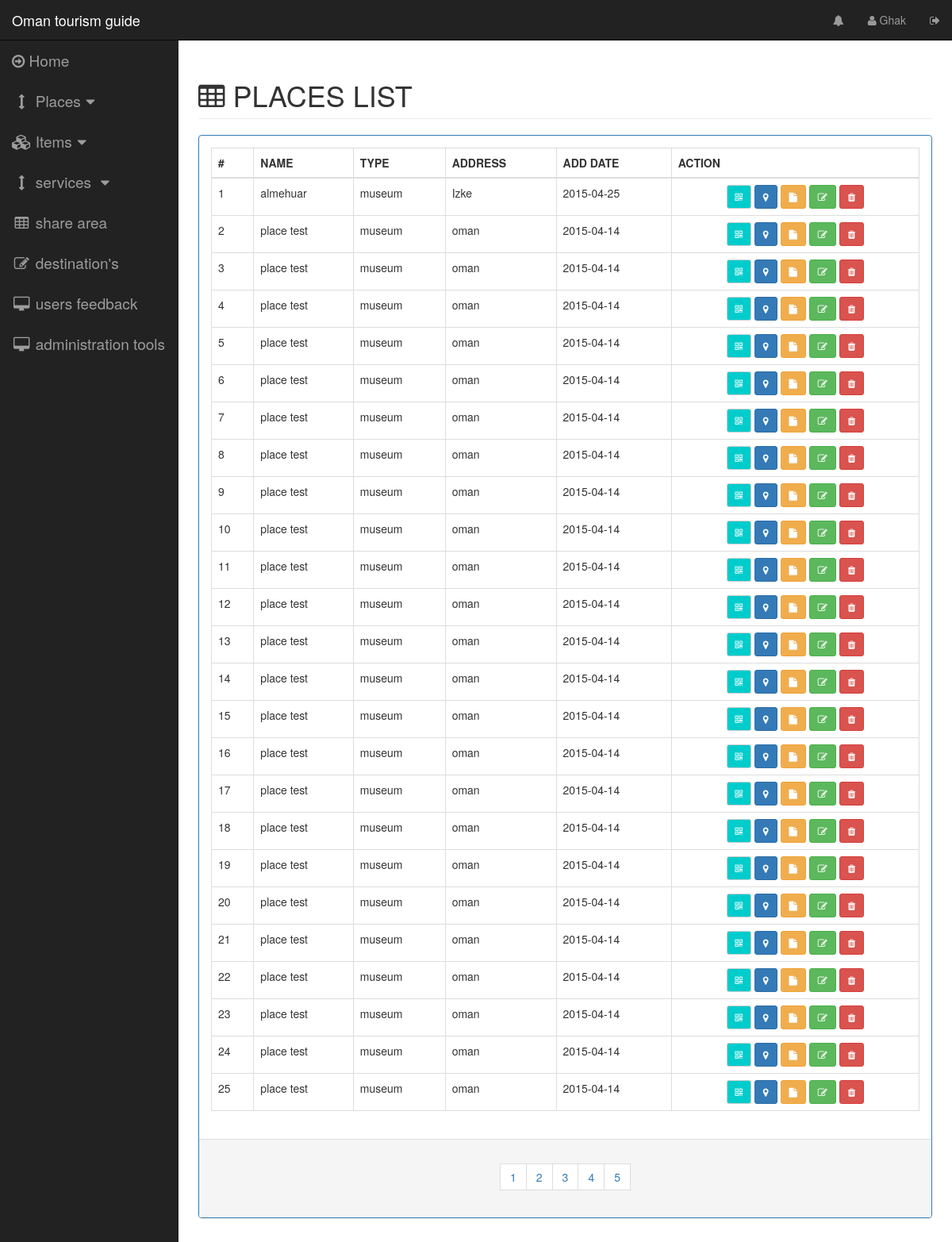
The page /pages/placeslist.php (signed in) on the database its author committed.
### tables this page shows
CREATE TABLE IF NOT EXISTS `place` (
`place_id` int(11) NOT NULL,
  `place_type` int(11) NOT NULL,
  `place_name` varchar(45) NOT NULL,
  `address` varchar(132) DEFAULT NULL,
  `place_location_lat` float DEFAULT NULL,
  `place_location_lng` float DEFAULT NULL,
  `place_admin_creator` int(11) NOT NULL,
  `view` int(1) NOT NULL DEFAULT '1',
  `description` text NOT NULL,
  `create_date` timestamp NOT NULL DEFAULT CURRENT_TIMESTAMP,
  `last_update` timestamp NOT NULL DEFAULT CURRENT_TIMESTAMP
);

CREATE TABLE IF NOT EXISTS `place_type` (
`place_id` int(11) NOT NULL,
  `place_name` varchar(45) NOT NULL
);

### server/dboperation.php (called while the page is built, shortened)
<?php
class dboperation {
    public static function placeTotalCount() {
        try {
            $dbh = new PDO("mysql:host=" . DB_HOST . ";dbname=" . DB_NAME . "", DB_USERNAME, DB_PASSWORD, array(PDO::MYSQL_ATTR_INIT_COMMAND => "SET NAMES 'utf8'"));
            $sql = 'SELECT count(*) as count FROM place WHERE 1';
            foreach ($dbh->query($sql) as $row) {
                $count = $row['count'];
            }
            return $count;
        } catch (PDOException $e) {
            echo $e->getMessage();
        }
    }
    public static function getPlacesList($selectfrom = 1, $selectamount = 25) {
        $response = array("status" => "false", "data" => "");
        try {
            $dbh = new PDO("mysql:host=" . DB_HOST . ";dbname=" . DB_NAME . "", DB_USERNAME, DB_PASSWORD, array(PDO::MYSQL_ATTR_INIT_COMMAND => "SET NAMES 'utf8'"));
            $dbh->setAttribute(PDO::ATTR_ERRMODE, PDO::ERRMODE_EXCEPTION);
            $stmt = $dbh->prepare('SELECT
                                    place.place_id,
                                    place_type.place_name AS placetype,
                                    place.address,
                                    place.view,
                                    place.place_location_lat,
                                    place.place_location_lng,
                                    place.description,
                                    DATE(place.create_date) AS adddate,
                                    place.place_name,
                                    place.place_type
                                  FROM place
                                    INNER JOIN place_type
                                      ON place.place_type = place_type.place_id
                      ORDER BY place.create_date DESC
                      LIMIT ' . $selectfrom . ' , ' . $selectamount . '');
            $stmt->execute();
            $result = $stmt->fetchAll();
            $response = array("status" => "false", "data" => "");
            $place = array("id" => "",
                "placetype" => "",
                "name" => "",
                "view" => "",
                "locationlat" => "",
                "desc" => "",
                "locationlang" => "",
                "createdate" => "",
                "placetypeid" => "",
                "address" => "");
            $data = array();
            foreach ($result as $row) {
                $place["id"] = $row['place_id'];
                $place["type"] = $row['placetype'];
                $place["placetypeid"] = $row['place_type'];
                $place["name"] = $row['place_name'];
                $place["view"] = $row['view'];
                $place["address"] = $row['address'];
                $place["locationlat"] = $row['place_location_lat'];
                $place["locationlang"] = $row['place_location_lng'];
                $place["creatdate"] = $row['adddate'];
                $place["desc"] = $row['description'];
                array_push($data, $place);
            }
            $response['data'] = $data;
            $response["status"] = "true";
        } catch (PDOException $e) {
            $response["data"] = $e->getMessage();
            $response["status"] = "false";
            echo $e->getMessage();
        } finally {
            return json_encode($response);
        }
    }
}

### controlpages/placeslist.php (the view)
<div class="row">
    <div class="col-lg-12">
        <h1 class="page-header" style="text-transform: uppercase"><span class="fa fa-table"></span>&nbsp;places list</h1>
    </div>
</div>
<div class="row">
    <div class="col-lg-12 col-md-12">
        <div class="panel panel-primary">
            <div class="panel-body">
                <table id="places-list-table" class="table table-bordered table-hover">
                    <thead>
                        <tr>
                            <th>#</th>
                            <th>NAME</th>
                            <th>TYPE</th>
                            <th>ADDRESS</th>
                            <th>ADD DATE</th>
                            <th>ACTION</th>
                        </tr>
                    </thead>
                    <tbody >
                        <?php
                        $selectamount = 25;
                        $placelist = json_decode(dboperation::getPlacesList(0, $selectamount));
                        $num = 1;
                        foreach ($placelist->data as $key => $object) {
                            ?>
                        <tr id="place_list_tr_<?php echo $num; ?>">
                                <td><?php echo $num; ?></td>
                                <td><?php echo $object->name ?></td>
                                <td><?php echo $object->type ?></td>
                                <td><?php echo $object->address ?></td>
                                <td><?php echo $object->creatdate ?></td>
                                <td>
                        <center>
                            <?php
                            $desc = str_replace("'", "\'", $object->desc);
                            ?>
                            <span data-toggle="modal" data-target="#qr_modal" onclick="PlaceOperations.setPlaceQrModal('<?php echo $object->id ?>',  '<?php echo $object->name?>')" title="QR" class="qr-button btn btn-sm btn-default"><i class="fa fa-qrcode"></i></span>
                            <span data-toggle="modal" data-target="#map_modal" onclick="PlaceOperations.setmapplacelocation('<?php echo $object->locationlat ?>', '<?php echo $object->locationlang ?>')"title="open on the map" class="btn btn-sm btn-primary"><i class="fa fa-map-marker"></i></span>
                            <span onclick="PlaceOperations.setplacedesc('<?php echo $desc;?>')" data-toggle="modal" data-target="#place_desc_modal" title="descrption" class="btn btn-sm btn-warning "><i class="fa fa-file"></i></span>
                            <span onclick="PlaceOperations.setupdateplacemodelforminfo(
                                        '<?php echo $object->id; ?>',
                                        '<?php echo $object->placetypeid; ?>',
                                        '<?php echo $object->name; ?>',
                                        '<?php echo $object->address; ?>',
                                        '<?php echo $object->locationlat; ?>',
                                        '<?php echo $object->locationlang; ?>',
                                        '<?php echo $desc; ?>',
                                        '<?php echo $object->view; ?>'
                                        )" data-toggle="modal" data-target="#update_place_modal" title="edit place information" class="btn btn-sm btn-success "><i class="fa fa-edit"></i></span>
                            <span onclick="PlaceOperations.setdeletplacemodelforminfo( '<?php echo $object->id; ?>',  '<?php echo $num;?>')" data-toggle="modal" data-target="#remove_place_modal" title="remove" class="btn btn-sm btn-danger"><i class="fa fa-trash"></i></span>
                        </center>
                        </td>
                        </tr>
                        <?php
                        $num++;
                    }
                    ?>
                    </tbody>
                </table>
            </div>
            <div class="panel-footer">
                <center>
                    <nav>
                        <ul class="pagination">
                            <?php
                            $placecount = dboperation::placeTotalCount();
                            $pages = intval($placecount) / $selectamount;
                            if (is_float($pages)) {
                                $pages = intval($pages + 1);
                            }
                           $selectfrom = 0;
                            $selectto = $selectamount;
                            $roundnum = 1;
                            for ($index = 0; $index < $pages; $index++) {
                                ?>
                                <li>
                                    <span
                                        onclick="placesListFunctions.placesnextpage('<?php echo $selectfrom; ?>', '<?php echo $selectamount ?>')"
                                        class="btn" style="border-radius: 0px;">
                                        <?php echo $index + 1; ?>
                                    </span>
                                </li>
                                <?php
                                $roundnum++;
                                $selectfrom = $selectto;
                                $selectto = $selectamount * $roundnum;
                            }
                            ?>
                        </ul>
                    </nav>
                </center>
            </div>
        </div>
    </div>
</div>

### pages/placeslist.php (shortened to what this page needs)
<?php
include '../server/dboperation.php';
?>
<!DOCTYPE html>
<html lang="en">
    <head>
    </head>
    <body>
        <div id="wrapper">
            <?php
            include_once '../include/navbar.php';
            ?>
            <div id="page-wrapper">
                <div class="container-fluid">
                    <?php
                    include_once '../controlpages/placeslist.php';
                    ?>
                </div>
            </div>
        </div>
        <?php
        include_once '../modals/mapmodel.php';
        ?>
    </body>
</html>

### include/navbar.php (shortened to what this page needs)
<nav class="navbar navbar-inverse navbar-fixed-top" role="navigation">
    <div class="navbar-header">
        <a class="navbar-brand" href="index.php">Oman tourism guide</a>
    </div>
    <ul class="nav navbar-right top-nav">
        <li class="dropdown">
            <a href="#" ><i class="fa fa-bell"></i></a>
        </li>
        <li class="dropdown">
            <a href="#" ><i class="fa fa-user"></i> <?php echo $_SESSION['login-admin-name']; ?></a>
        </li>
        <li class="dropdown">
            <a onclick="logout()" ><i class="fa fa-sign-out"></i></a>
        </li>
    </ul>
    <div class="collapse navbar-collapse navbar-ex1-collapse">
        <ul class="nav navbar-nav side-nav">
            <li>
                <a href="home.php"><i class="fa fa-arrow-circle-o-right"></i> Home</a>
            </li>
            <li>
                <a href="javascript:;" data-toggle="collapse" data-target="#placescolntrollcollapse"><i class="fa fa-fw fa-arrows-v"></i>&nbsp;Places<i class="fa fa-fw fa-caret-down"></i></a>
            </li>
            <li>
                <a href="javascript:;" data-toggle="collapse" data-target="#itemscolntrollcollapse"><i class="fa fa-fw fa-cubes"></i>&nbsp;Items<i class="fa fa-fw fa-caret-down"></i></a>
            </li>
            <li>
                <a href="javascript:;" data-toggle="collapse" data-target="#servicecollapse"><i class="fa fa-fw fa-arrows-v"></i> services <i class="fa fa-fw fa-caret-down"></i></a>
            </li>
            <li>
                <a href="#"><i class="fa fa-fw fa-table"></i> share area</a>
            </li>
            <li>
                <a href="#"><i class="fa fa-fw fa-edit"></i> destination's</a>
            </li>
            <li>
                <a href="#"><i class="fa fa-fw fa-desktop"></i> users feedback</a>
            </li>
            <li>
                <a href="#"><i class="fa fa-fw fa-desktop"></i> administration tools</a>
            </li>
        </ul>
    </div>
</nav>

### modals/mapmodel.php (shortened to what this page needs)
                <body onload="load()" onunload="GUnload()" >
</body>

### css/sb-admin.css (style rules this page uses)
body { margin-top: 100px; background-color: #222; }
@media (min-width:768px) { body { margin-top: 50px; } }
#wrapper { padding-left: 0; }
#page-wrapper { width: 100%; padding: 0; background-color: #fff; }
@media (min-width:768px) { #wrapper { padding-left: 225px; } }
@media (min-width:768px) { #page-wrapper { padding: 10px; } }
.top-nav { padding: 0 15px; }
.top-nav>li { display: inline-block; float: left; }
.top-nav>li>a { padding-top: 15px; padding-bottom: 15px; line-height: 20px; color: #999; }
@media (min-width:768px) { .side-nav { position: fixed; top: 51px; left: 225px; width: 225px; margin-left: -225px; border: none; border-radius: 0; overflow-y: auto; background-color: #222; } }
@media (min-width:768px) { .side-nav>li>a { width: 225px; } }

### css/main.css (style rules this page uses)
.qr-button { background: #00cccc; color: #FFFFFF; }

### css/navbar.css (style rules this page uses)
.side-nav li a { font-size: 19px; }

### rows shown on the page
place: place_name "almehuar", place_type.place_name "museum", address "Izke", creatdate "2015-04-25"
place: place_name "place test", place_type.place_name "museum", address "oman", creatdate "2015-04-14"
place: place_name "place test", place_type.place_name "museum", address "oman", creatdate "2015-04-14"
place: place_name "place test", place_type.place_name "museum", address "oman", creatdate "2015-04-14"
place: place_name "place test", place_type.place_name "museum", address "oman", creatdate "2015-04-14"
place: place_name "place test", place_type.place_name "museum", address "oman", creatdate "2015-04-14"
place: place_name "place test", place_type.place_name "museum", address "oman", creatdate "2015-04-14"
place: place_name "place test", place_type.place_name "museum", address "oman", creatdate "2015-04-14"
place: place_name "place test", place_type.place_name "museum", address "oman", creatdate "2015-04-14"
place: place_name "place test", place_type.place_name "museum", address "oman", creatdate "2015-04-14"
place: place_name "place test", place_type.place_name "museum", address "oman", creatdate "2015-04-14"
place: place_name "place test", place_type.place_name "museum", address "oman", creatdate "2015-04-14"
place: place_name "place test", place_type.place_name "museum", address "oman", creatdate "2015-04-14"
place: place_name "place test", place_type.place_name "museum", address "oman", creatdate "2015-04-14"
place: place_name "place test", place_type.place_name "museum", address "oman", creatdate "2015-04-14"
place: place_name "place test", place_type.place_name "museum", address "oman", creatdate "2015-04-14"
place: place_name "place test", place_type.place_name "museum", address "oman", creatdate "2015-04-14"
place: place_name "place test", place_type.place_name "museum", address "oman", creatdate "2015-04-14"
place: place_name "place test", place_type.place_name "museum", address "oman", creatdate "2015-04-14"
place: place_name "place test", place_type.place_name "museum", address "oman", creatdate "2015-04-14"
place: place_name "place test", place_type.place_name "museum", address "oman", creatdate "2015-04-14"
place: place_name "place test", place_type.place_name "museum", address "oman", creatdate "2015-04-14"
place: place_name "place test", place_type.place_name "museum", address "oman", creatdate "2015-04-14"
place: place_name "place test", place_type.place_name "museum", address "oman", creatdate "2015-04-14"
place: place_name "place test", place_type.place_name "museum", address "oman", creatdate "2015-04-14"

### other values the page prints
$_SESSION['login-admin-name'] "Ghak"
